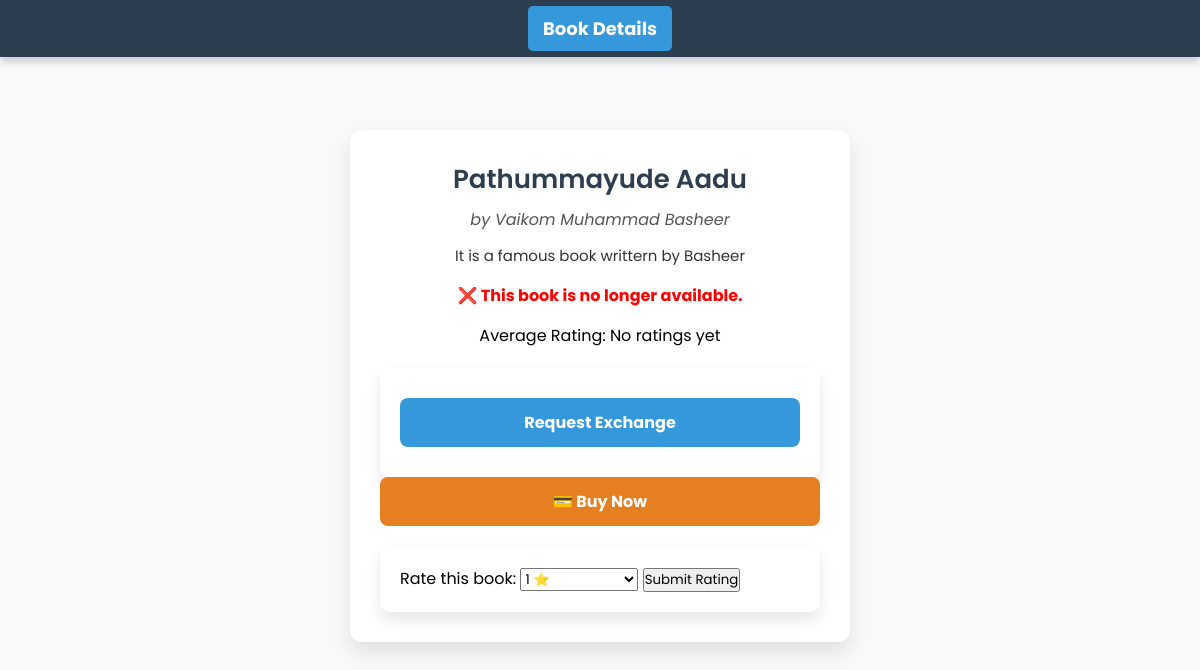
/book/2/ (signed in), run on an earlier commit of the app's database.
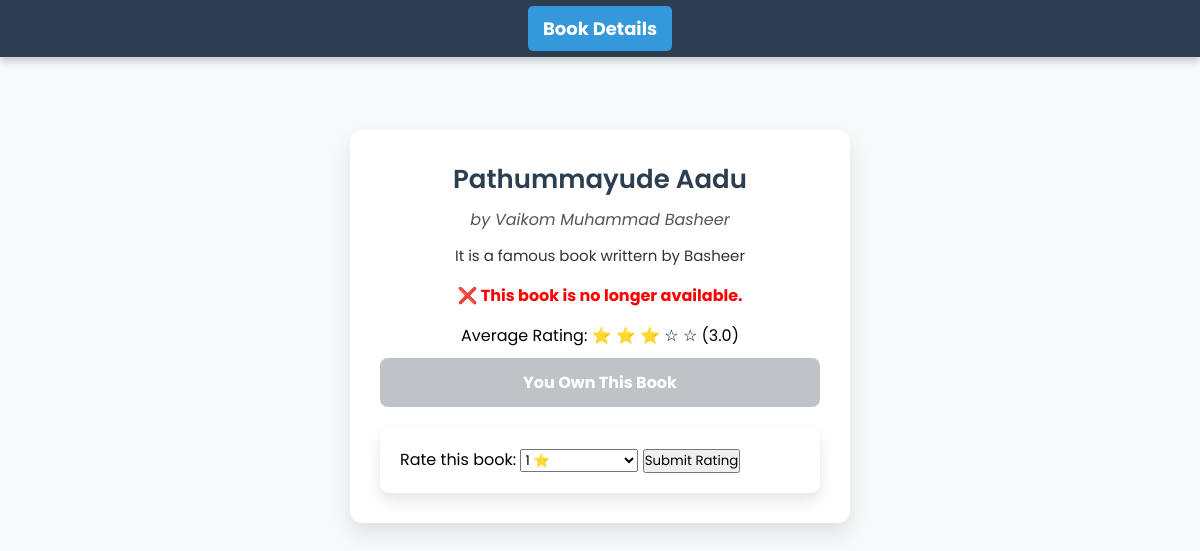
And on a later commit of the database.
### app/views.py (the view, shortened to what this page needs)
# urls.py: path('book/<int:book_id>/', views.book_detail, name='book_detail'),
@login_required
def book_detail(request, book_id):
    book = get_object_or_404(Book, id=book_id)
    owner = book.owner  # Get the owner of the book
    avg_rating = book.ratings.aggregate(Avg('rating'))['rating__avg']
    return render(request, 'buyer/book_details.html', {'book': book, 'owner': owner,'avg_rating': avg_rating})

### templates/buyer/book_details.html (shortened to what this page needs)
<!DOCTYPE html>
<html lang="en">
<head>
</head>
<body>
<nav>
    <ul>
        <li><a class="active" href="#">Book Details</a></li>
    </ul>
</nav>
<div class="container">
    <h1>{{ book.title }}</h1>
    <p class="author">by {{ book.author }}</p>
    <p class="description">{{ book.description }}</p>
    {% if book.available %}
        <p class="status">✅ This book is available.</p>
    {% else %}
        <p class="not-available">❌ This book is no longer available.</p>
    {% endif %}
<p>
    Average Rating:
    {% if avg_rating %}
        {% for i in "12345" %}
            {% if forloop.counter <= avg_rating %}
                ⭐
            {% else %}
                ☆
            {% endif %}
        {% endfor %}
        ({{ avg_rating|floatformat:1 }})
    {% else %}
        No ratings yet
    {% endif %}
</p>
    {% if book.owner != request.user %}
        <form method="POST">
            <button type="submit" class="btn">Request Exchange</button>
        </form>
        <a href="{% url 'buy_book' book.id %}" class="buy-btn">💳 Buy Now</a>
    {% else %}
        <button class="btn btn-disabled">You Own This Book</button>
    {% endif %}
<form method="POST" action="{% url 'add_rating' book.id %}">
    <label>Rate this book:</label>
    <select name="rating">
        <option value="1">1 ⭐</option>
    </select>
    <button type="submit">Submit Rating</button>
</form>
</div>
</body>
</html>

What changed in the data, as far as the page shows it:
changed Book "Pathummayude Aadu": owner_id 3 → 15 (drawn)
Also different on the page:
{{ avg_rating|floatformat:1 }}: (not shown) → "3.0"
text no longer shown: "No ratings yet Request Exchange 💳 Buy Now"
text now shown: "( ) You Own This Book"
